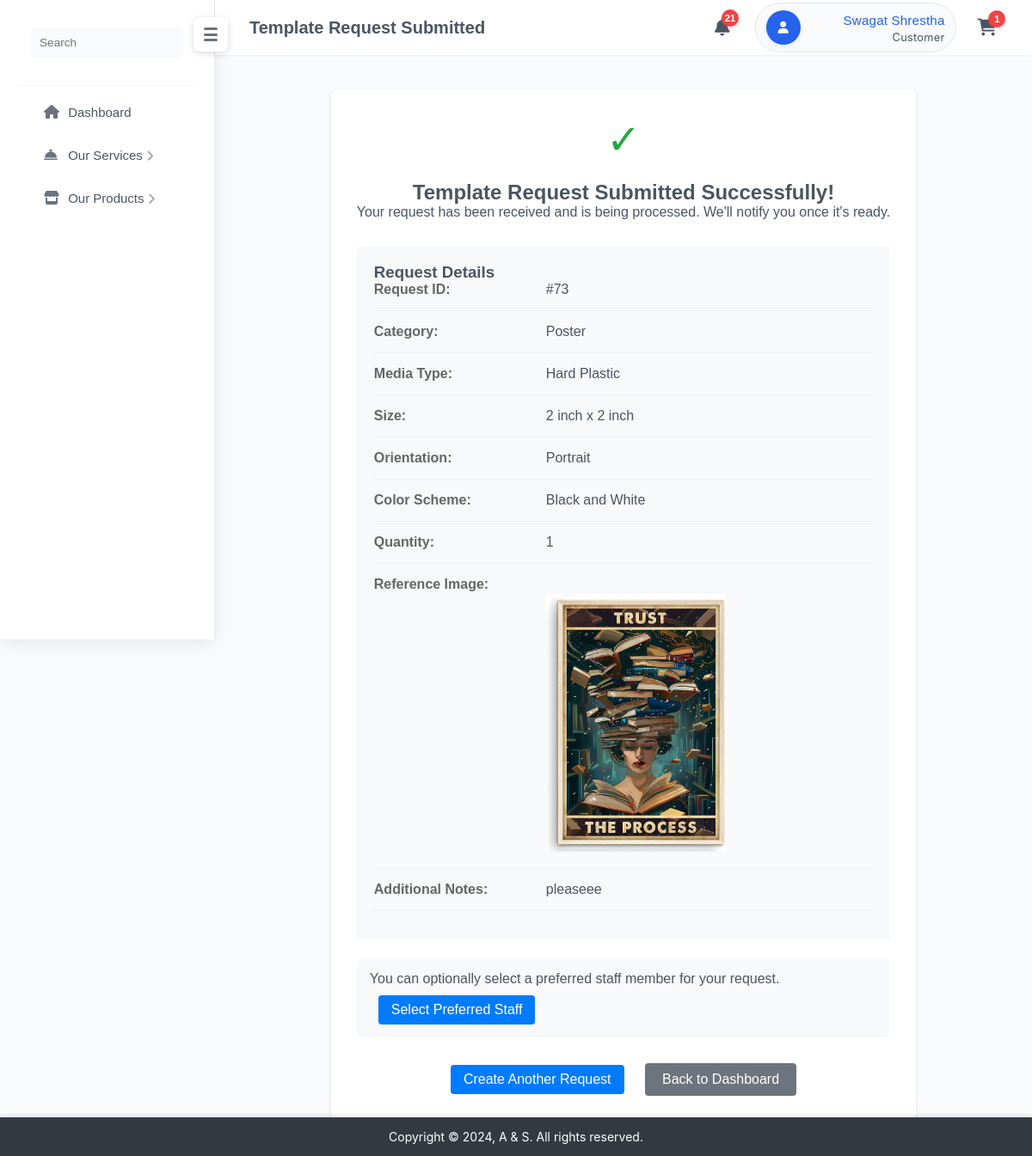
/pages/custom_template_success.php?request_id=73 (signed in), run on the app's committed database.
### tables this page shows
CREATE TABLE `custom_template_requests` (
  `id` int(11) NOT NULL,
  `user_id` int(11) NOT NULL,
  `category_id` int(11) NOT NULL,
  `media_type_id` int(11) NOT NULL,
  `size` varchar(50) NOT NULL,
  `orientation` enum('Portrait','Landscape') NOT NULL,
  `color_scheme` varchar(50) NOT NULL,
  `quantity` int(11) NOT NULL,
  `price_range` varchar(50) DEFAULT NULL,
  `additional_notes` text DEFAULT NULL,
  `reference_image` varchar(255) DEFAULT NULL,
  `status` enum('Pending','In Progress','Approved','Rejected','Completed') NOT NULL DEFAULT 'Pending',
  `assigned_staff_id` int(11) DEFAULT NULL,
  `created_at` timestamp NOT NULL DEFAULT current_timestamp(),
  `updated_at` timestamp NOT NULL DEFAULT current_timestamp() ON UPDATE current_timestamp(),
  `final_design` varchar(255) DEFAULT NULL,
  `preferred_staff_id` int(11) DEFAULT NULL,
  `preferred_color` varchar(7) DEFAULT '#000000',
  `secondary_color` varchar(20) DEFAULT NULL
);

CREATE TABLE `category` (
  `c_id` int(11) NOT NULL,
  `c_Name` varchar(255) NOT NULL,
  `c_discription` text DEFAULT NULL,
  `created_at` timestamp NOT NULL DEFAULT current_timestamp(),
  `admin_id` int(11) DEFAULT NULL
);

CREATE TABLE `media_type` (
  `id` int(11) NOT NULL,
  `name` varchar(255) NOT NULL,
  `created_at` timestamp NOT NULL DEFAULT current_timestamp(),
  `admin_id` int(11) DEFAULT NULL
);

### pages/custom_template_success.php (the view, shortened to what this page needs)
<?php
require_once('../includes/dbcon.php');
$request_id = $_GET['request_id'] ?? 0;
$stmt = $pdo->prepare("
    SELECT
        ctr.*,
        c.c_Name as category_name,
        mt.name as media_type_name
    FROM custom_template_requests ctr
    JOIN category c ON ctr.category_id = c.c_id
    JOIN media_type mt ON ctr.media_type_id = mt.id
    WHERE ctr.id = ? AND ctr.user_id = ?
");
$stmt->execute([$request_id, $_SESSION['user_id']]);
$request = $stmt->fetch(PDO::FETCH_ASSOC);
?>
<!DOCTYPE html>
<html lang="en">
<head>
    <link rel="stylesheet" href="../assets/css/style.css">
</head>
<body>
    <?php include('../includes/header.php'); ?>
    <div class="main-content">
        <?php include('../includes/inner_header.php'); ?>
        <div class="success-container">
            <div class="success-header">
                <div class="success-icon">✓</div>
                <h2>Template Request Submitted Successfully!</h2>
                <p>Your request has been received and is being processed. We'll notify you once it's ready.</p>
            </div>
            <div class="request-details">
                <h3>Request Details</h3>
                <div class="detail-row">
                    <div class="detail-label">Request ID:</div>
                    <div class="detail-value">#<?php echo htmlspecialchars($request['id']); ?></div>
                </div>
                <div class="detail-row">
                    <div class="detail-label">Category:</div>
                    <div class="detail-value"><?php echo htmlspecialchars($request['category_name']); ?></div>
                </div>
                <div class="detail-row">
                    <div class="detail-label">Media Type:</div>
                    <div class="detail-value"><?php echo htmlspecialchars($request['media_type_name']); ?></div>
                </div>
                <div class="detail-row">
                    <div class="detail-label">Size:</div>
                    <div class="detail-value"><?php echo htmlspecialchars($request['size']); ?></div>
                </div>
                <div class="detail-row">
                    <div class="detail-label">Orientation:</div>
                    <div class="detail-value"><?php echo htmlspecialchars($request['orientation']); ?></div>
                </div>
                <div class="detail-row">
                    <div class="detail-label">Color Scheme:</div>
                    <div class="detail-value"><?php echo htmlspecialchars($request['color_scheme']); ?></div>
                </div>
                <div class="detail-row">
                    <div class="detail-label">Quantity:</div>
                    <div class="detail-value"><?php echo htmlspecialchars($request['quantity']); ?></div>
                </div>
                <?php if ($request['reference_image']): ?>
                    <div class="detail-row">
                        <div class="detail-label">Reference Image:</div>
                        <div class="detail-value">
                            <img src="../uploads/custom_templates/<?php echo htmlspecialchars($request['reference_image']); ?>"
                                alt="Reference Image" class="reference-image">
                        </div>
                    </div>
                <?php endif; ?>
                <?php if ($request['additional_notes']): ?>
                    <div class="detail-row">
                        <div class="detail-label">Additional Notes:</div>
                        <div class="detail-value"><?php echo htmlspecialchars($request['additional_notes']); ?></div>
                    </div>
                <?php endif; ?>
            </div>
            <div class="staff-selection-info">
                <?php if (!empty($request['preferred_staff_id'])): ?>
                    <p>You have selected a preferred staff member for your request.</p>
                <?php else: ?>
                    <p>You can optionally select a preferred staff member for your request.</p>
                    <a href="staff_setup.php?request_id=<?php echo $request_id; ?>" class="btn btn-primary">
                        Select Preferred Staff
                    </a>
                <?php endif; ?>
            </div>
            <div class="action-buttons">
                <a href="custom_template.php" class="btn btn-primary">Create Another Request</a>
                <a href="customer_dashboard.php" class="btn btn-secondary">Back to Dashboard</a>
            </div>
        </div>
    </div>
    <?php include('../includes/footer.php'); ?>
</body>
</html>

### assets/css/style.css (style rules this page uses)
* { margin: 0; padding: 0; box-sizing: border-box; font-family: Arial, sans-serif; }
body { display: flex; min-height: 99vh; background-color: #f5f5f5; overflow: auto; }
.main-content { flex: 1; display: flex; flex-direction: column; background-color: #fff; border-top-left-radius: 10px; }

### pages/custom_template_success.php (style rules this page uses)
.success-container { max-width: 800px; margin: 40px auto; padding: 30px; background: white; border-radius: 8px; box-shadow: 0 2px 4px rgba(0, 0, 0, 0.1); }
.success-header { text-align: center; margin-bottom: 30px; }
.success-icon { font-size: 48px; color: #28a745; margin-bottom: 20px; }
.request-details { margin-top: 30px; padding: 20px; background: #f8f9fa; border-radius: 4px; }
.detail-row { display: flex; margin-bottom: 15px; padding-bottom: 15px; border-bottom: 1px solid #eee; }
.detail-label { width: 200px; font-weight: bold; color: #666; }
.detail-value { flex: 1; }
.reference-image { max-width: 100%; max-height: 300px; margin-top: 20px; border-radius: 4px; }
.action-buttons { margin-top: 30px; text-align: center; }
.btn { display: inline-block; padding: 10px 20px; margin: 0 10px; border-radius: 4px; text-decoration: none; font-weight: 500; }
.btn-primary { background: #007bff; color: white; }
.btn-secondary { background: #6c757d; color: white; }
.staff-selection-info { margin: 20px 0; padding: 15px; background-color: #f8f9fa; border-radius: 5px; }
.staff-selection-info p { margin-bottom: 10px; }
.btn-primary { display: inline-block; padding: 8px 15px; background-color: #007bff; color: white; text-decoration: none; border-radius: 4px; transition: background-color 0.3s; }

### includes/header.php (style rules this page uses)
.main-content { margin-left: 250px; transition: margin-left 0.3s ease; }

### includes/inner_header.php (style rules this page uses)
* { margin: 0; padding: 0; box-sizing: border-box; }
body { margin: 0; padding: 0; font-family: 'Inter', -apple-system, BlinkMacSystemFont, 'Segoe UI', Roboto, sans-serif; background-color: #f8fafc; min-height: 100vh; color: #4b5563; -webkit-font-smoothing: antialiased; -moz-osx-font-smoothing: grayscale; }
.main-content { margin-left: 250px; padding-top: 64px; min-height: 100vh; background-color: #f8fafc; position: relative; }
body { padding-top: 0; }
.main-content { margin-top: 0; }

### data on the page
custom_template_requests: id "73", category.c_Name "Poster", media_type.name "Hard Plastic", size "2 inch x 2 inch", orientation "Portrait", color_scheme "Black and White", quantity "1", reference_image (picture), additional_notes "pleaseee"

### other printed values
$pageTitle "Template Request Submitted"
$initial_unread_count "21"
$userName "Swagat Shrestha"
$userRole "Customer"
$cartCount "1"
